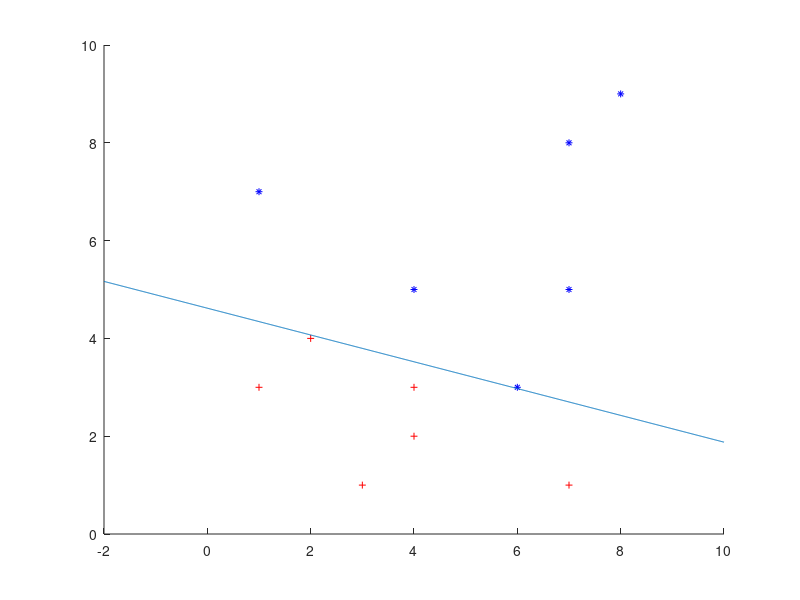

Here is the MATLAB script that generated this plot:
clear;
clc;
close all;

tic

x = [1 7; 6 3; 7 8; 8 9; 4 5; 7 5; 3 1; 4 3; 2 4; 7 1; 1 3; 4 2];
y(:, 2 : 3) = x;
y(:, 1) = 1;

% Normalization of vector spaces
y(7 : 12, :) = -y(7 : 12, :);

%Weight vector initialization
r1 = -100000;
r2 = 100000;
a = (r2 - r1) .* rand(1, 3) + r1;

% a = [0.5 1 1];

% Perceptron function
g = @(a, y) a * y';

figure
s = scatter(y(1 : 6, 2), y(1 : 6, 3), 25, 'b', '*');
hold on;
t = scatter(-y(7 : 12, 2),-y(7 : 12, 3), 25, 'r', '+');

k = 0;
p = -2:0.01:10;
n = size(y, 1);
while nnz((a * y') > 0) ~= n
    k = mod(k, n) + 1;
    yk = y(k, :);
    if (g(a, yk) <= 0)
        a = a + yk;
    end
end

% Exceptional Handling for a(3) = 0 (Vertical line) 
if (a(3) ~= 0)
    q = (- a(2) * p - a(1))/a(3);
    plot(p, q);
else
    hx = -a(1)/a(2) * ones(1, 10);
    hy = 1 : 10;
    plot(hx, hy);
end

% q = -(a(2)/a(3)) * p  - a(1)/a(3);
% plot(p, q);

toc

